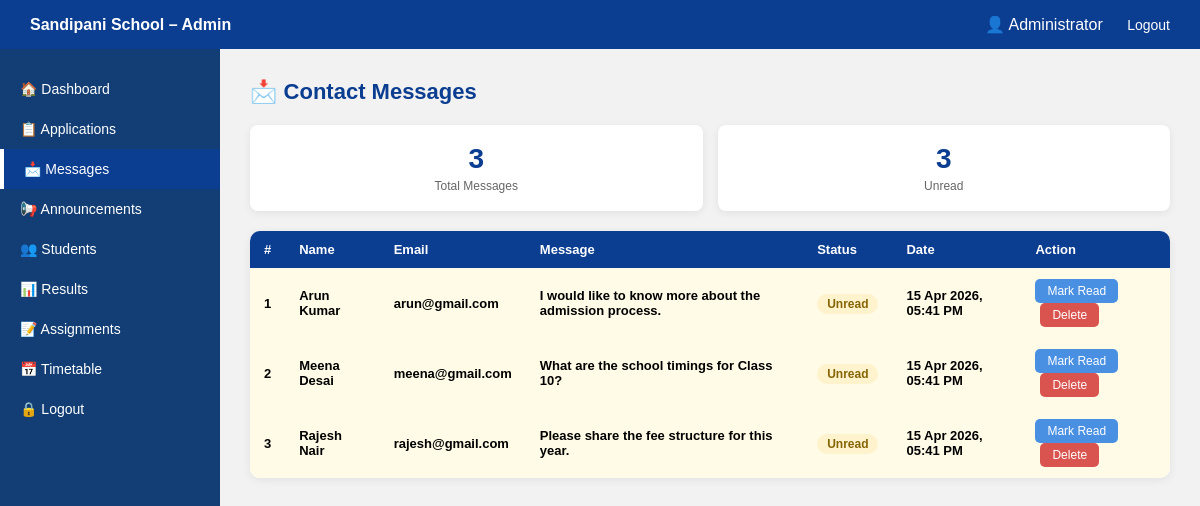
The app's page /admin_messages.php (signed in) with its own data.
### tables this page shows
CREATE TABLE IF NOT EXISTS contacts (
    id          INT AUTO_INCREMENT PRIMARY KEY,
    name        VARCHAR(100) NOT NULL,
    email       VARCHAR(100) NOT NULL,
    message     TEXT NOT NULL,
    is_read     TINYINT(1) DEFAULT 0,
    sent_at     TIMESTAMP DEFAULT CURRENT_TIMESTAMP
);

### admin_messages.php (the view, shortened to what this page needs)
<?php
include "../db.php";
$contacts = $conn->query("SELECT * FROM contacts ORDER BY sent_at DESC");
$unread   = $conn->query("SELECT COUNT(*) as c FROM contacts WHERE is_read=0")->fetch_assoc()['c'];
$total    = $conn->query("SELECT COUNT(*) as c FROM contacts")->fetch_assoc()['c'];
?>
<!DOCTYPE html>
<html lang="en">
<head>
</head>
<body>
<div class="topbar">
    <div><strong>Sandipani School – Admin</strong></div>
    <div class="top-links">
        <span>👤 <?php echo htmlspecialchars($_SESSION['full_name']); ?></span>
        <a href="../logout.php">Logout</a>
    </div>
</div>
<div class="container">
    <div class="sidebar">
        <a href="dashboard.php">🏠 Dashboard</a>
        <a href="applications.php">📋 Applications</a>
        <a href="messages.php" class="active">📩 Messages</a>
        <a href="announcements.php">📢 Announcements</a>
        <a href="students.php">👥 Students</a>
        <a href="results.php">📊 Results</a>
        <a href="assignments.php">📝 Assignments</a>
        <a href="timetable.php">📅 Timetable</a>
        <a href="../logout.php">🔒 Logout</a>
    </div>
    <div class="main">
        <div class="page-title">📩 Contact Messages</div>
        <div class="stats">
            <div class="stat"><h3><?php echo $total; ?></h3><p>Total Messages</p></div>
            <div class="stat"><h3><?php echo $unread; ?></h3><p>Unread</p></div>
        </div>
        <div class="card">
            <table>
                <thead>
                    <tr><th>#</th><th>Name</th><th>Email</th><th>Message</th><th>Status</th><th>Date</th><th>Action</th></tr>
                </thead>
                <tbody>
                <?php if($contacts && $contacts->num_rows > 0):
                    $i=1; while($row = $contacts->fetch_assoc()): ?>
                    <tr class="<?php echo !$row['is_read'] ? 'unread' : ''; ?>">
                        <td><?php echo $i++; ?></td>
                        <td><?php echo htmlspecialchars($row['name']); ?></td>
                        <td><?php echo htmlspecialchars($row['email']); ?></td>
                        <td><?php echo htmlspecialchars($row['message']); ?></td>
                        <td>
                            <?php if(!$row['is_read']): ?>
                            <span class="badge-unread">Unread</span>
                            <?php else: ?>
                            <span class="badge-read">Read</span>
                            <?php endif; ?>
                        </td>
                        <td><?php echo date('d M Y, h:i A', strtotime($row['sent_at'])); ?></td>
                        <td>
                            <?php if(!$row['is_read']): ?>
                            <a href="?read=<?php echo $row['id']; ?>"><button class="btn-read">Mark Read</button></a>
                            <?php endif; ?>
                            <a href="?delete=<?php echo $row['id']; ?>" onclick="return confirm('Delete this message?')">
                                <button class="btn-delete">Delete</button>
                            </a>
                        </td>
                    </tr>
                    <?php endwhile; else: ?>
                    <tr><td colspan="7" style="text-align:center;padding:30px;color:#888;">No messages found.</td></tr>
                    <?php endif; ?>
                </tbody>
            </table>
        </div>
    </div>
</div>
</body>
</html>

### admin_messages.php (style rules this page uses)
* { margin:0; padding:0; box-sizing:border-box; font-family:Arial,sans-serif; }
body { background:#f2f2f2; }
.topbar { background:#0b3d91; color:white; padding:15px 30px; display:flex; justify-content:space-between; align-items:center; }
.top-links a { color:white; text-decoration:none; margin-left:20px; font-size:14px; }
.container { display:flex; }
.sidebar { width:220px; background:#123e75; min-height:100vh; padding-top:20px; }
.sidebar a { display:block; color:white; text-decoration:none; padding:12px 20px; font-size:14px; transition:0.3s; }
.sidebar a:hover, .sidebar a.active { background:#0b3d91; }
.sidebar a.active { border-left:4px solid #fff; }
.main { flex:1; padding:30px; }
.page-title { font-size:22px; color:#0b3d91; font-weight:bold; margin-bottom:20px; }
.stats { display:flex; gap:15px; margin-bottom:20px; }
.stat { flex:1; background:white; border-radius:8px; padding:18px; text-align:center; box-shadow:0 2px 8px rgba(0,0,0,0.07); }
.stat h3 { font-size:28px; color:#0b3d91; }
.stat p { font-size:12px; color:#666; margin-top:4px; }
.card { background:white; border-radius:10px; box-shadow:0 2px 10px rgba(0,0,0,0.07); overflow:hidden; }
table { width:100%; border-collapse:collapse; }
thead { background:#0b3d91; color:white; }
th, td { padding:11px 14px; text-align:left; font-size:13px; }
tr:nth-child(even) { background:#f7f9ff; }
tr.unread td { font-weight:bold; background:#fffbe6; }
.badge-unread { background:#fff3cd; color:#856404; padding:3px 10px; border-radius:10px; font-size:12px; }
.btn-read { background:#4a90e2; color:white; border:none; padding:5px 12px; border-radius:5px; cursor:pointer; font-size:12px; }
.btn-delete { background:#d9534f; color:white; border:none; padding:5px 12px; border-radius:5px; cursor:pointer; font-size:12px; margin-left:5px; }

### records on screen
contacts: name "Arun Kumar", email "arun@gmail.com", message "I would like to know more about the admission process.", is_read "Unread", sent_at "15 Apr 2026, 05:41 PM"
contacts: name "Meena Desai", email "meena@gmail.com", message "What are the school timings for Class 10?", is_read "Unread", sent_at "15 Apr 2026, 05:41 PM"
contacts: name "Rajesh Nair", email "rajesh@gmail.com", message "Please share the fee structure for this year.", is_read "Unread", sent_at "15 Apr 2026, 05:41 PM"

### other values on screen
$_SESSION['full_name'] "Administrator"
$total "3"
$unread "3"
